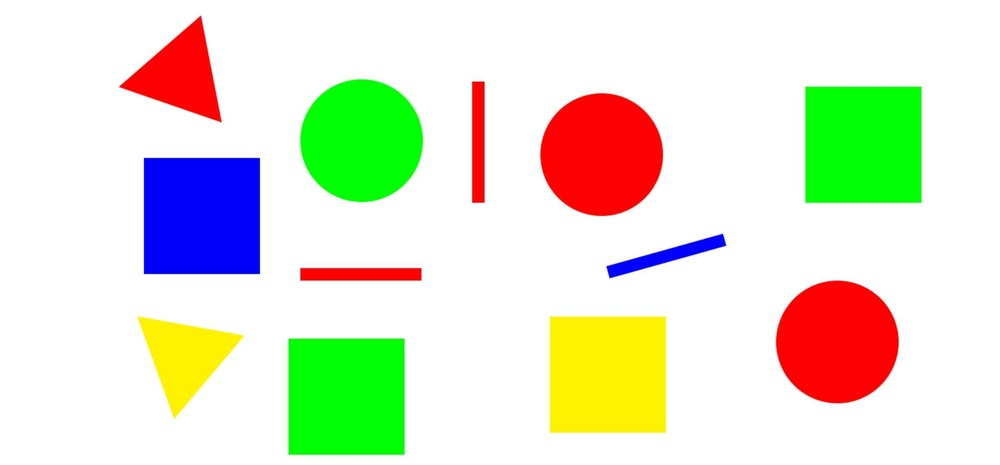
#> input picture test.jpg, 1000 x 465 px, shrunk from 2324 x 1080 before the run, found by its file name
$ python main.py
#> lines starting #> are read from the running program, lines starting #| are printed output that depends on the picture; after the words box and inside, x2 and y2 are one past the last pixel; in counts of white or black regions, pixels touching at a corner belong together
import cv2
import numpy as np
import matplotlib.pyplot as plt

# Load the image
image_path = "C:/Users/Farouk/Downloads/test.jpg"
image = cv2.imread(image_path)
#> image is the input picture: shape (465, 1000, 3); mean B, G, R 206.1, 228.6, 225


image_rgb = cv2.cvtColor(image, cv2.COLOR_BGR2RGB)
image_gray = cv2.cvtColor(image, cv2.COLOR_BGR2GRAY)
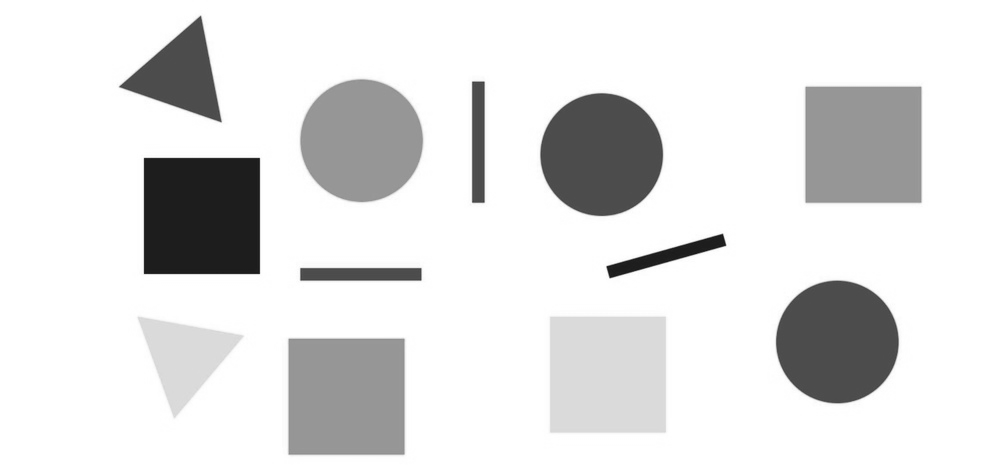
#> image_gray: shape (465, 1000); min 22, max 255, mean 225


# Edge detection
blurred = cv2.GaussianBlur(image_gray, (5, 5), 0)
edges = cv2.Canny(blurred, 45, 140)
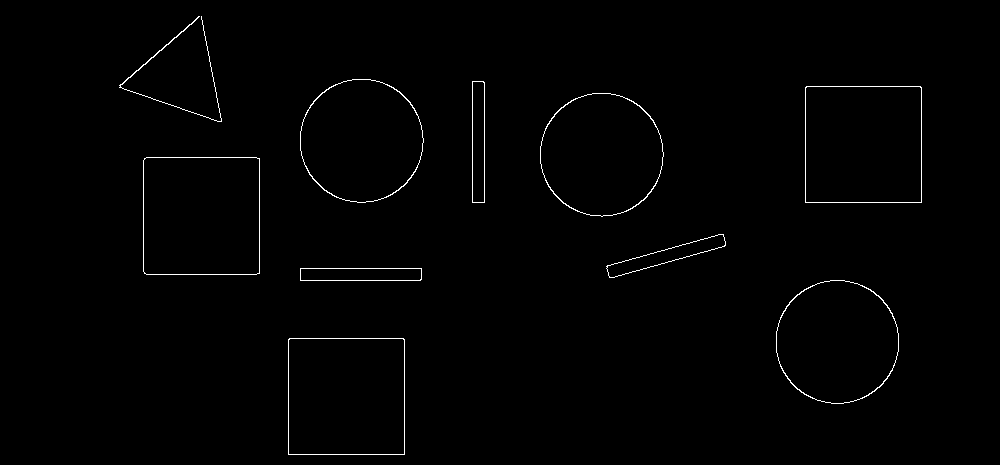
#> edges: shape (465, 1000); 0.84% white in thin lines or dots, all inside (x1, y1, x2, y2) = (119, 16, 922, 455)
contours, _ = cv2.findContours(edges, cv2.RETR_EXTERNAL, cv2.CHAIN_APPROX_SIMPLE)
#> contours = 10 contours; largest, box (x1, y1, x2, y2) and area: (143, 157, 260, 275) 13559, (288, 338, 405, 455) 13455, (805, 86, 922, 203) 13455, (300, 79, 424, 203) 11908, (776, 280, 899, 404) 11884
output_image = image_rgb.copy()

# HSV color detection function
def identify_color_hsv(bgr_color):
    # BGR to HSV
    hsv_color = cv2.cvtColor(np.uint8([[bgr_color]]), cv2.COLOR_BGR2HSV)[0][0]
    h, s, v = hsv_color

    # rnges of colors
    if s < 50 and v > 200:
        return "white"
    elif h < 10 or h > 160:
        return "red"
    elif 20 < h < 40:
        return "yellow"
    elif 40 < h < 80:
        return "green"
    elif 80 < h < 140:
        return "blue"
    else:
        return "unknown"
# Shape detection and annotation
for contour in contours:
    area = cv2.contourArea(contour)
    if area < 50:
        continue

    # Approximate the contour to shaps
    peri = cv2.arcLength(contour, True)
    approx = cv2.approxPolyDP(contour, 0.02 * peri, True)

    shape = "unidentified"
    vertices = len(approx)

    if vertices == 3:
        shape = "triangle"
    elif vertices == 4:
        rect = cv2.minAreaRect(contour)
        width, height = rect[1]
        if width == 0 or height == 0:
            continue
        aspect_ratio = width / float(height)
        shape = "square" if 0.95 <= aspect_ratio <= 1.05 else "rectangle"
    elif vertices > 4:
        shape = "circle"

    # Mask the contour area
    mask = np.zeros(image.shape[:2], dtype="uint8")
    cv2.drawContours(mask, [contour], -1, 255, -1)
    mean_color = cv2.mean(image, mask=mask)[:3]
    color_name = identify_color_hsv(mean_color)

    #detected shape and color
    cv2.drawContours(output_image, [approx], -1, (0, 0, 0), 2)
    M = cv2.moments(contour)
    if M["m00"] != 0:
        cX = int(M["m10"] / M["m00"])
        cY = int(M["m01"] / M["m00"])
        cv2.putText(output_image, f"{color_name} {shape}", (cX - 50, cY),
                    cv2.FONT_HERSHEY_SIMPLEX, 0.5, (0, 0, 0), 2)
#> this loop made 10 passes
#> (area, peri, approx, shape, vertices, rect, width, height) on passes 1, 3, 4, 5, 7: (13455, 462.8, [[289, 338], [288, 454], [404, 454], [404, 339]], 'square', 4, ((346, 396), (116, 116), -90), 116, 116), (1451.5, 265.4, [[300, 268], [300, 280], [421, 279], [421, 268]], 'rectangle', 4, ((360.5, 274), (12, 121), -90), 12, 121), (1515.5, 284.4, [[723, 234], [607, 265], [608, 275], [724, 246]], 'rectangle', 4, ((665.8, 255.5), (122, 13.5), -15.61), 122, 13.5), (13559, 462.5, [[144, 158], [144, 273], [259, 273], [259, 158]], 'square', 4, ((201, 215.5), (117, 116), -90), 117, 116), (13455, 462.8, [[806, 86], [805, 202], [921, 202], [921, 87]], 'square', 4, ((863, 144), (116, 116), -90), 116, 116)
#> (area, peri, shape, vertices, mean_color, h in identify_color_hsv, s in identify_color_hsv, v in identify_color_hsv) on passes 2, 6, 9, 10: (11884, 408, 'circle', 8, (7.76, 6.18, 250.4), 0, 249, 250), (11878.5, 408.2, 'circle', 8, (7.63, 6.11, 250.3), 0, 249, 250), (11908.5, 408.2, 'circle', 8, (9.67, 253.5, 7.12), 60, 248, 253), (71, 677.6, 'circle', 6, (134.6, 135.5, 238.6), 0, 111, 238)
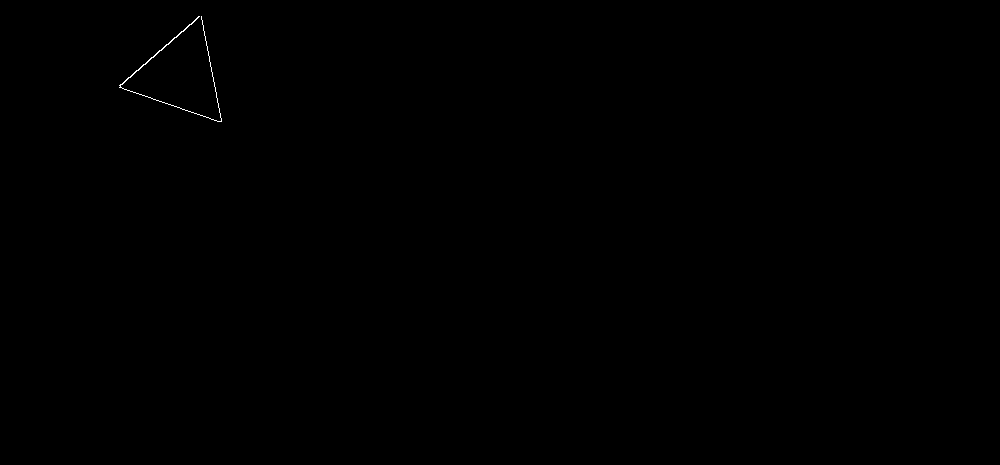
#> mask: shape (465, 1000); 0.08% white in thin lines or dots, all inside (x1, y1, x2, y2) = (119, 16, 222, 122)
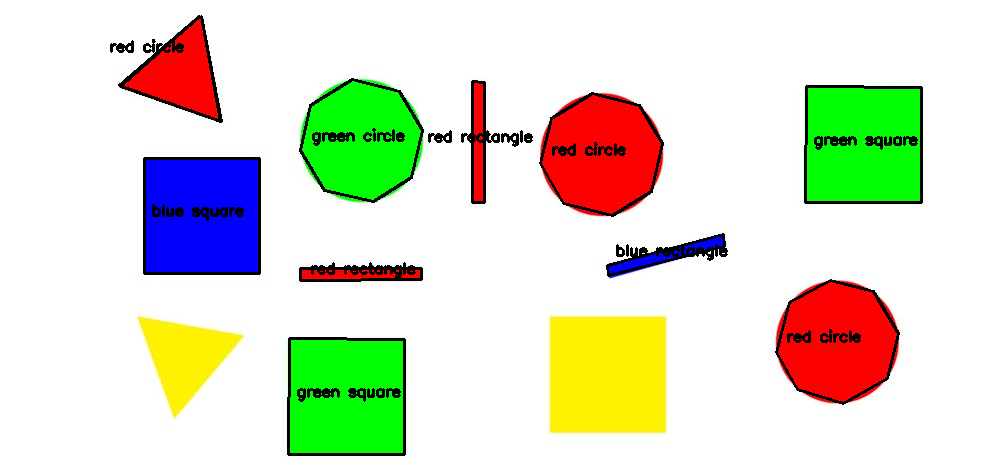
#> output_image: shape (465, 1000, 3); mean R, G, B 219.8, 223.6, 202.3


# the results
plt.figure(figsize=(12, 8))
plt.imshow(output_image)
plt.axis("off")
plt.title("Detected Shapes and Colors (HSV)")
plt.show()
